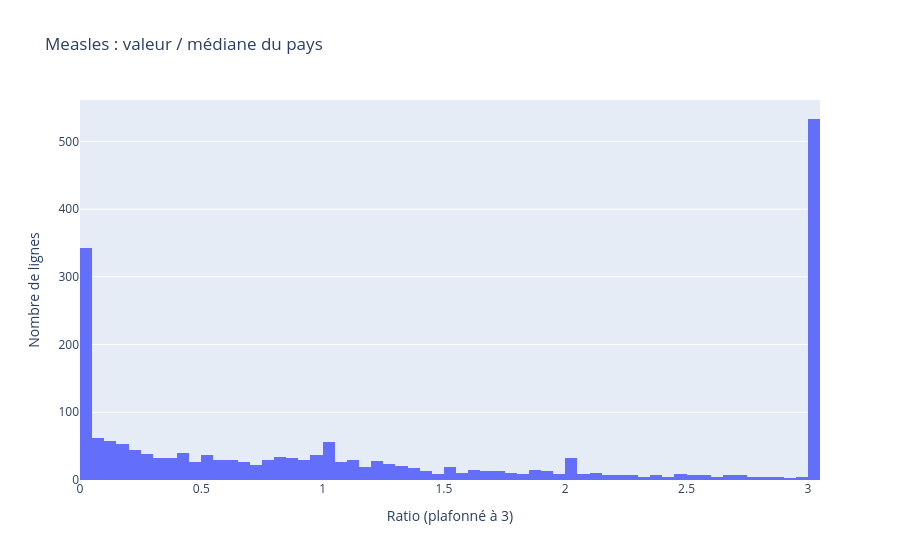

Here is the notebook cell this chart was saved with:
### Markdown cell above
### **4) Traitement de la colonne Measles**

### Code cell
diagnostic_zeros(df, "Measles")
tableau_ratio(df, "Measles")
histogramme_ratio(df, 'Measles')

### Figure 1 — Plotly figure (JSON) as saved in the notebook; plotly's stock layout.template omitted (floating-point values rounded to 4 significant figures; data arrays with more than 128 entries replaced by an {"elided": "..."} marker saying what was removed)
{"data": [{"type": "histogram", "x": {"elided": "2096 float values"}, "xbins": {"end": 3.05, "size": 0.05, "start": 0}}], "layout": {"title": {"text": "Measles : valeur / médiane du pays"}, "xaxis": {"title": {"text": "Ratio (plafonné à 3)"}}, "yaxis": {"title": {"text": "Nombre de lignes"}}}}
